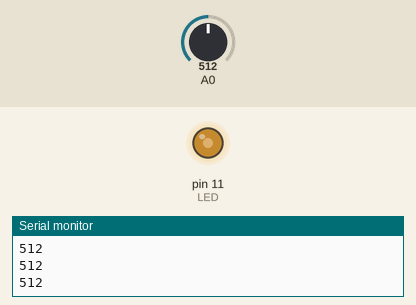
This sketch was run on a simulated Arduino Uno, built with avr-gcc and run on an emulated ATmega328P. Parts: output pins drawn as LEDs (lit = HIGH), the last lines printed to the serial monitor. Inputs (shaded band) come from the test bench; at power-on: A0 = 512.

Above: at 1.2 s.
1.3 s: A0 set to 716
At 2.5 s:
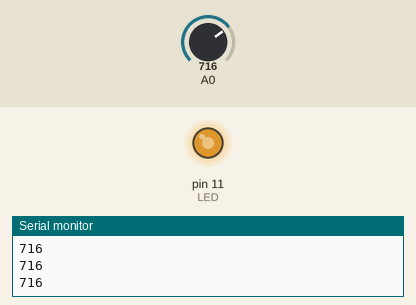
2.8 s: A0 set to 900
At 3.9 s:
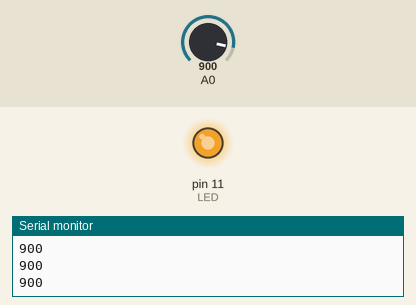
4.3 s: A0 set to 122
At 5.0 s:
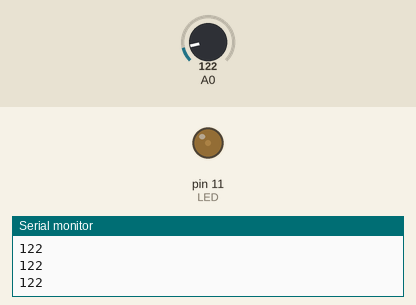
5.8 s: A0 set to 0
At 6.2 s:
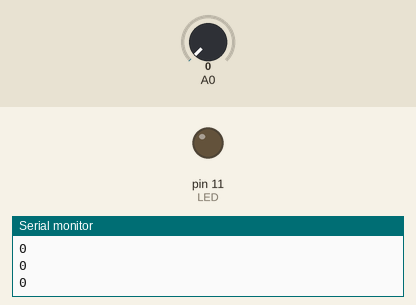
Timing chart, 0 to 8.3 s (numbered marks = the images above; inputs shaded):
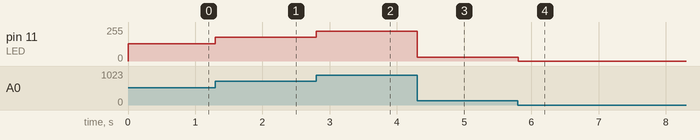

The sketch:

resistance.ino
```cpp
void setup()
{
  pinMode(11, OUTPUT); //LED
  Serial.begin(9600);
}

void loop()
{
  Serial.println(analogRead(A0));
  analogWrite(11, analogRead(A0)/4);
}
```

Measured:
- after the input at 1.3 s, pin 11 (LED): 128/255 → 179/255 at once
- after the input at 2.8 s, pin 11 (LED): 179/255 → 225/255 at once
- after the input at 4.3 s, pin 11 (LED): 225/255 → 30/255 at once
- after the input at 5.8 s, pin 11 (LED): 30/255 → 0/255 at once
